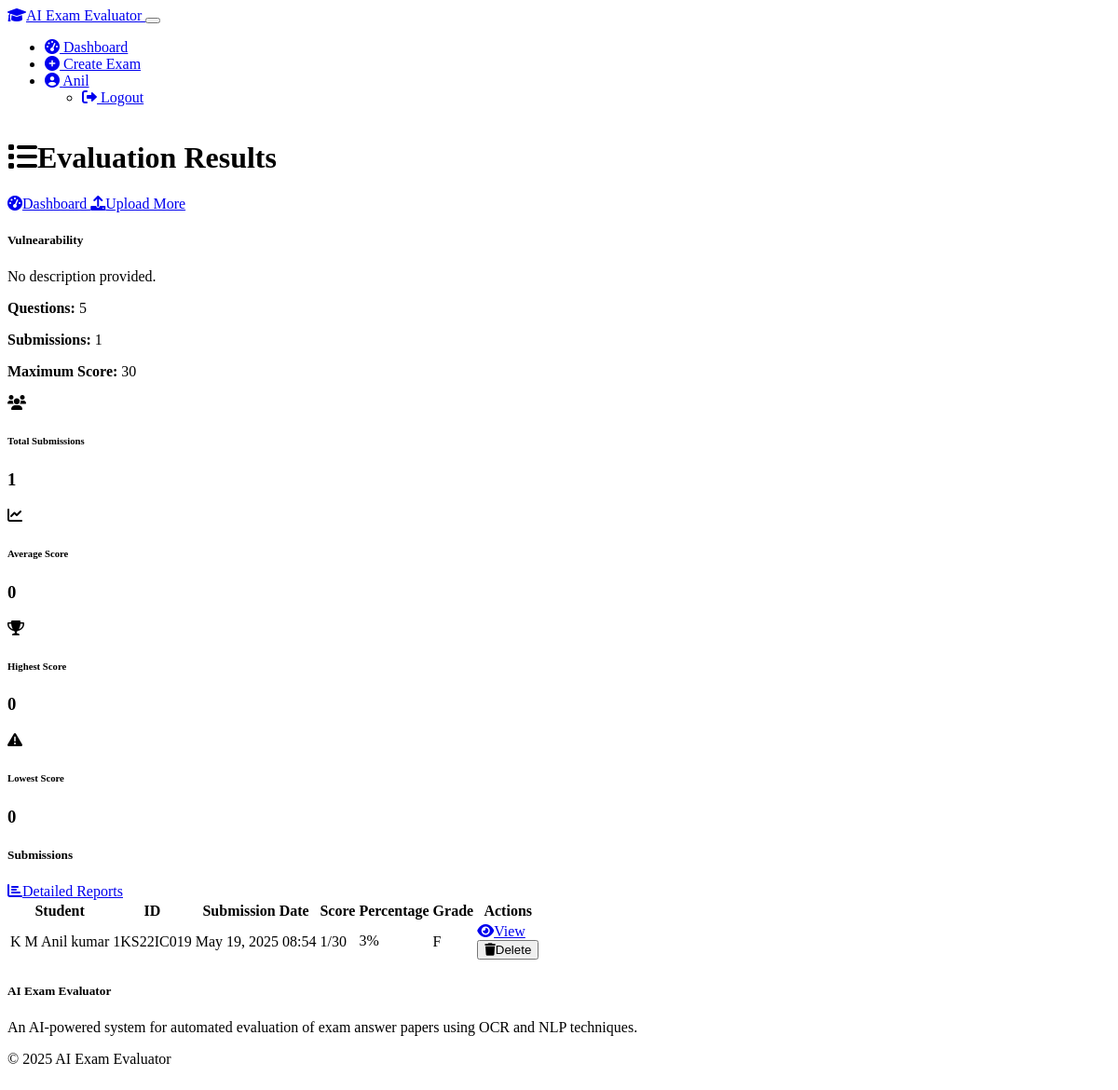
The page /exam/2/submissions (signed in) on the database as committed earlier.
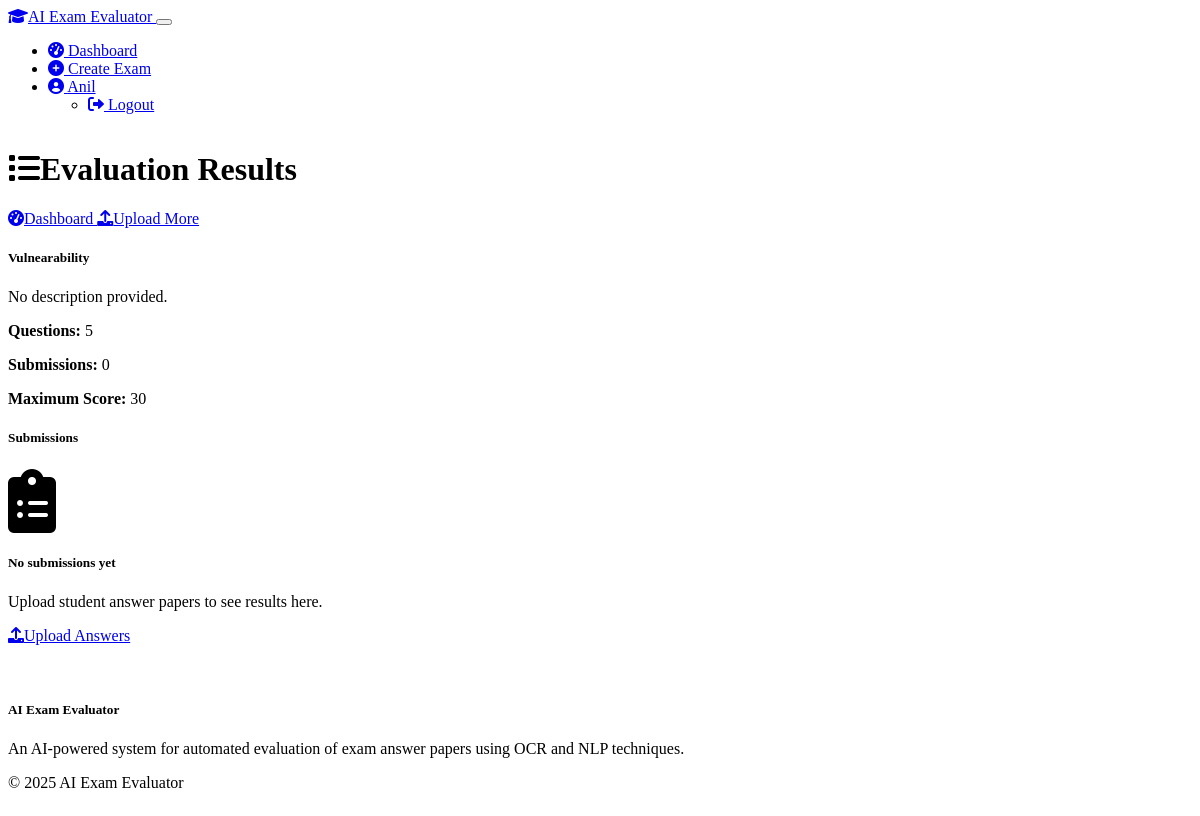
The same page on the database as committed later.
### models.py (models this page shows, shortened)
class User(UserMixin, db.Model):
    id = db.Column(db.Integer, primary_key=True)
    username = db.Column(db.String(64), unique=True, nullable=False)
    email = db.Column(db.String(120), unique=True, nullable=False)
    password_hash = db.Column(db.String(256))
    is_faculty = db.Column(db.Boolean, default=True)
    created_at = db.Column(db.DateTime, default=datetime.utcnow)
    exams = db.relationship('Exam', backref='faculty', lazy=True)

class Exam(db.Model):
    id = db.Column(db.Integer, primary_key=True)
    title = db.Column(db.String(128), nullable=False)
    description = db.Column(db.Text)
    created_at = db.Column(db.DateTime, default=datetime.utcnow)
    faculty_id = db.Column(db.Integer, db.ForeignKey('user.id'), nullable=False)
    questions = db.relationship('Question', backref='exam', lazy=True, cascade="all, delete-orphan")
    submissions = db.relationship('Submission', backref='exam', lazy=True, cascade="all, delete-orphan")

class Submission(db.Model):
    id = db.Column(db.Integer, primary_key=True)
    exam_id = db.Column(db.Integer, db.ForeignKey('exam.id'), nullable=False)
    student_name = db.Column(db.String(128), nullable=False)
    student_id = db.Column(db.String(64), nullable=False)
    submitted_at = db.Column(db.DateTime, default=datetime.utcnow)
    original_file = db.Column(db.String(255))  # Path to uploaded file
    total_score = db.Column(db.Float, default=0)
    answers = db.relationship('SubmissionAnswer', backref='submission', lazy=True, cascade="all, delete-orphan")

### routes/exam_routes.py (the view)
@exam_bp.route('/exam/<int:exam_id>/submissions')
@login_required
def view_submissions(exam_id):
    exam = Exam.query.get_or_404(exam_id)
    if exam.faculty_id != current_user.id:
        flash('You do not have permission to view submissions for this exam.', 'danger')
        return redirect(url_for('exam.dashboard'))
    submissions = Submission.query.filter_by(exam_id=exam_id).order_by(Submission.submitted_at.desc()).all()
    questions = Question.query.filter_by(exam_id=exam_id).all()
    max_score = sum(q.max_score for q in questions)
    return render_template('view_results.html', exam=exam, submissions=submissions, max_score=max_score)

### app.py (called while the page is built)
@login_manager.user_loader
def load_user(user_id):
    from models import User
    return User.query.get(int(user_id))

### templates/view_results.html (shortened to what this page needs)
{% extends "layout.html" %}
{% block content %}
<div class="container">
  <div class="d-flex justify-content-between align-items-center mb-4">
    <h1 class="h2">
      <i class="fas fa-list me-2"></i>Evaluation Results
    </h1>
    <div>
      <a href="{{ url_for('exam.dashboard') }}" class="btn btn-outline-secondary me-2">
        <i class="fas fa-tachometer-alt me-1"></i>Dashboard
      </a>
      <a href="{{ url_for('exam.upload_answers', exam_id=exam.id) }}" class="btn btn-primary">
        <i class="fas fa-upload me-1"></i>Upload More
      </a>
    </div>
  </div>
  <div class="card shadow-sm mb-4">
    <div class="card-header bg-dark">
      <h5 class="card-title mb-0">{{ exam.title }}</h5>
    </div>
    <div class="card-body">
      <div class="row">
        <div class="col-md-8">
          {% if exam.description %}
            <p>{{ exam.description }}</p>
          {% else %}
            <p class="text-muted">No description provided.</p>
          {% endif %}
        </div>
        <div class="col-md-4">
          <div class="d-flex justify-content-end">
            <div class="text-end">
              <p class="mb-1"><strong>Questions:</strong> {{ exam.questions|length }}</p>
              <p class="mb-1"><strong>Submissions:</strong> {{ exam.submissions|length }}</p>
              <p class="mb-0"><strong>Maximum Score:</strong> {{ max_score|int }}</p>
            </div>
          </div>
        </div>
      </div>
    </div>
  </div>
  {% if submissions %}
    <div class="row mb-4">
      <div class="col-md-3">
        <div class="card stat-card bg-primary bg-opacity-25">
          <div class="card-body">
            <div class="d-flex align-items-center">
              <div class="stat-icon bg-primary">
                <i class="fas fa-users"></i>
              </div>
              <div class="ms-3">
                <h6 class="card-subtitle text-muted">Total Submissions</h6>
                <h3 class="card-title mb-0">{{ submissions|length }}</h3>
              </div>
            </div>
          </div>
        </div>
      </div>
      <div class="col-md-3">
        <div class="card stat-card bg-success bg-opacity-25">
          <div class="card-body">
            <div class="d-flex align-items-center">
              <div class="stat-icon bg-success">
                <i class="fas fa-chart-line"></i>
              </div>
              <div class="ms-3">
                <h6 class="card-subtitle text-muted">Average Score</h6>
                <h3 class="card-title mb-0">{{ (avg_score|int if avg_score else 0) }}</h3>
              </div>
            </div>
          </div>
        </div>
      </div>
      <div class="col-md-3">
        <div class="card stat-card bg-info bg-opacity-25">
          <div class="card-body">
            <div class="d-flex align-items-center">
              <div class="stat-icon bg-info">
                <i class="fas fa-trophy"></i>
              </div>
              <div class="ms-3">
                <h6 class="card-subtitle text-muted">Highest Score</h6>
                <h3 class="card-title mb-0">{{ (max_student_score|int if max_student_score else 0) }}</h3>
              </div>
            </div>
          </div>
        </div>
      </div>
      <div class="col-md-3">
        <div class="card stat-card bg-warning bg-opacity-25">
          <div class="card-body">
            <div class="d-flex align-items-center">
              <div class="stat-icon bg-warning">
                <i class="fas fa-exclamation-triangle"></i>
              </div>
              <div class="ms-3">
                <h6 class="card-subtitle text-muted">Lowest Score</h6>
                <h3 class="card-title mb-0">{{ (min_student_score|int if min_student_score else 0) }}</h3>
              </div>
            </div>
          </div>
        </div>
      </div>
    </div>
  {% endif %}
  <div class="card shadow-sm">
    <div class="card-header d-flex justify-content-between align-items-center">
      <h5 class="card-title mb-0">Submissions</h5>
      {% if submissions %}
        <a href="{{ url_for('report.exam_reports', exam_id=exam.id) }}" class="btn btn-sm btn-outline-info">
          <i class="fas fa-chart-bar me-1"></i>Detailed Reports
        </a>
      {% endif %}
    </div>
    <div class="card-body">
      {% if submissions %}
        <div class="table-responsive">
          <table class="table table-hover">
            <thead>
              <tr>
                <th>Student</th>
                <th>ID</th>
                <th>Submission Date</th>
                <th class="text-center">Score</th>
                <th class="text-center">Percentage</th>
                <th class="text-center">Grade</th>
                <th class="text-end">Actions</th>
              </tr>
            </thead>
            <tbody>
              {% for submission in submissions|sort(attribute='total_score', reverse=True) %}
                {% set percentage = (submission.total_score / max_score) * 100 %}
                {% set grade = 'A' if percentage >= 90 else 'B' if percentage >= 80 else 'C' if percentage >= 70 else 'D' if percentage >= 60 else 'F' %}
                <tr>
                  <td>{{ submission.student_name }}</td>
                  <td>{{ submission.student_id }}</td>
                  <td>{{ submission.submitted_at.strftime('%b %d, %Y %H:%M') }}</td>
                  <td class="text-center">{{ submission.total_score|int }}/{{ max_score|int }}</td>
                  <td class="text-center">
                    <div class="progress" style="height: 20px;">
                      <div class="progress-bar
                        {% if percentage >= 70 %}bg-success
                        {% elif percentage >= 40 %}bg-warning
                        {% else %}bg-danger{% endif %}"
                        role="progressbar"
                        style="width: {{ percentage|int }}%"
                        aria-valuenow="{{ percentage|int }}"
                        aria-valuemin="0"
                        aria-valuemax="100">
                        {{ percentage|int }}%
                      </div>
                    </div>
                  </td>
                  <td class="text-center">
                    <span class="badge
                      {% if grade == 'A' %}bg-success
                      {% elif grade == 'B' %}bg-info
                      {% elif grade == 'C' %}bg-warning
                      {% elif grade == 'D' %}bg-warning bg-opacity-50
                      {% else %}bg-danger{% endif %}">
                      {{ grade }}
                    </span>
                  </td>
                  <td class="text-end">
                    <a href="{{ url_for('exam.view_submission', exam_id=exam.id, submission_id=submission.id) }}" class="btn btn-sm btn-outline-primary">
                      <i class="fas fa-eye me-1"></i>View
                    </a>
                    <form action="{{ url_for('exam.delete_submission', exam_id=exam.id, submission_id=submission.id) }}" method="POST" class="d-inline" onsubmit="return confirm('Are you sure you want to delete this submission?');">
                      <button type="submit" class="btn btn-sm btn-outline-danger">
                        <i class="fas fa-trash me-1"></i>Delete
                      </button>
                    </form>
                  </td>
                </tr>
              {% endfor %}
            </tbody>
          </table>
        </div>
      {% else %}
        <div class="text-center py-5">
          <i class="fas fa-clipboard-list fa-4x mb-3 text-muted"></i>
          <h5>No submissions yet</h5>
          <p class="text-muted">Upload student answer papers to see results here.</p>
          <a href="{{ url_for('exam.upload_answers', exam_id=exam.id) }}" class="btn btn-primary mt-2">
            <i class="fas fa-upload me-1"></i>Upload Answers
          </a>
        </div>
      {% endif %}
    </div>
  </div>
</div>
{% endblock %}

### templates/layout.html (shortened to what this page needs)
<!DOCTYPE html>
<html lang="en">
<head>
  <link rel="stylesheet" href="https://cdn.replit.com/agent/bootstrap-agent-dark-theme.min.css">
  <link rel="stylesheet" href="https://cdnjs.cloudflare.com/ajax/libs/font-awesome/6.0.0/css/all.min.css">
  <link rel="stylesheet" href="{{ url_for('static', filename='css/custom.css') }}">
</head>
<body data-bs-theme="dark">
  <nav class="navbar navbar-expand-lg navbar-dark bg-dark">
    <div class="container">
      <a class="navbar-brand" href="{{ url_for('auth.index') }}">
        <i class="fas fa-graduation-cap me-2"></i>AI Exam Evaluator
      </a>
      <button class="navbar-toggler" type="button" data-bs-toggle="collapse" data-bs-target="#navbarNav">
      </button>
      <div class="collapse navbar-collapse" id="navbarNav">
        <ul class="navbar-nav ms-auto">
          {% if current_user.is_authenticated %}
            <li class="nav-item">
              <a class="nav-link" href="{{ url_for('exam.dashboard') }}">
                <i class="fas fa-tachometer-alt me-1"></i> Dashboard
              </a>
            </li>
            <li class="nav-item">
              <a class="nav-link" href="{{ url_for('exam.create_exam') }}">
                <i class="fas fa-plus-circle me-1"></i> Create Exam
              </a>
            </li>
            <li class="nav-item dropdown">
              <a class="nav-link dropdown-toggle" href="#" id="navbarDropdown" role="button" data-bs-toggle="dropdown">
                <i class="fas fa-user-circle me-1"></i> {{ current_user.username }}
              </a>
              <ul class="dropdown-menu dropdown-menu-end">
                <li>
                  <a class="dropdown-item" href="{{ url_for('auth.logout') }}">
                    <i class="fas fa-sign-out-alt me-1"></i> Logout
                  </a>
                </li>
              </ul>
            </li>
          {% endif %}
        </ul>
      </div>
    </div>
  </nav>
  <main class="container py-4">
    {% block content %}{% endblock %}
  </main>
  <footer class="bg-dark text-light py-4 mt-5">
    <div class="container">
      <div class="row">
        <div class="col-md-6">
          <h5>AI Exam Evaluator</h5>
          <p>An AI-powered system for automated evaluation of exam answer papers using OCR and NLP techniques.</p>
        </div>
        <div class="col-md-6 text-md-end">
          <p>&copy; 2025 AI Exam Evaluator</p>
        </div>
      </div>
    </div>
  </footer>
</body>
</html>

### static/css/custom.css (style rules this page uses)
body { min-height: 100vh; display: flex; flex-direction: column; }
main { flex: 1; }

Rows that differ between the two databases and show on the page:
removed Submission: student_name "K M Anil kumar", student_id "1KS22IC019", submitted_at "May 19, 2025 08:54", total_score "1", max_score "30", percentage "3", grade "F"
Other text that changed with them:
{{ exam.submissions|length }}: "1" → "0"
{{ submissions|length }}: "1" → (not shown)
{{ (avg_score|int if avg_score else 0) }}: "0" → (not shown)
{{ (max_student_score|int if max_student_score else 0) }}: "0" → (not shown)
{{ (min_student_score|int if min_student_score else 0) }}: "0" → (not shown)
text no longer shown: "Total Submissions Average Score Highest Score Lowest Score Detailed Reports Student ID Submission Date Score Percentage Grade Actions"
text now shown: "No submissions yet Upload student answer papers to see results here. Upload Answers"
